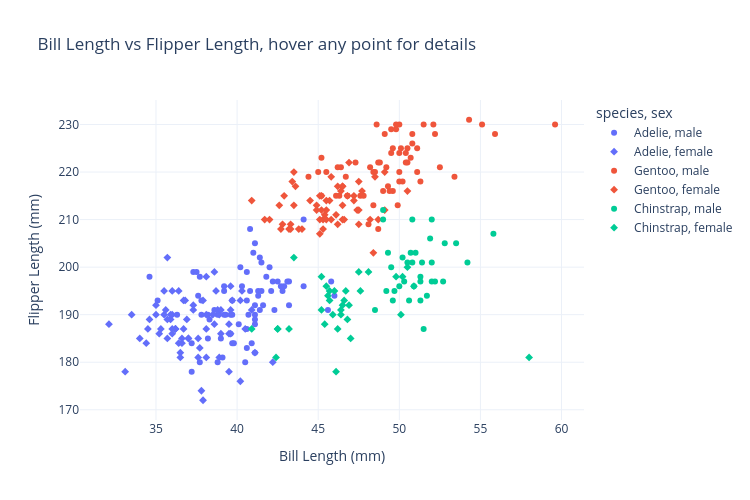

The notebook cell this image was saved under:
### Markdown cell above
<a id="d1-scatter"></a>

### D1 · Scatter with Hover Tooltips

The simplest Plotly chart. Every point is immediately hoverable, zoomable, and filterable via the legend.

[↑ Appendix](#appendix)

### Code cell
fig = px.scatter(
    df,
    x="bill_length_mm",
    y="flipper_length_mm",
    color="species",
    symbol="sex",
    hover_data=["island", "body_mass_g"],
    title="Bill Length vs Flipper Length, hover any point for details",
    labels={
        "bill_length_mm": "Bill Length (mm)",
        "flipper_length_mm": "Flipper Length (mm)",
    },
    template="plotly_white",
    width=750,
    height=500,
)
fig.show()
# Edit: hover_data= list → add any column names to show on hover
# Edit: template= → try 'plotly_dark', 'ggplot2', 'simple_white'
# Edit: remove symbol='sex' to use circles for all points

### Figure 1 — Plotly figure (JSON) as saved in the notebook; plotly's stock layout.template omitted (floating-point values rounded to 4 significant figures; data arrays with more than 128 entries replaced by an {"elided": "..."} marker saying what was removed)
{"data": [{"customdata": {"elided": "73x2 mixed values"}, "hovertemplate": "species=Adelie<br>sex=male<br>Bill Length (mm)=%{x}<br>Flipper Length (mm)=%{y}<br>island=%{customdata[0]}<br>body_mass_g=%{customdata[1]}<extra></extra>", "legendgroup": "Adelie, male", "marker": {"color": "#636efa", "symbol": "circle"}, "mode": "markers", "name": "Adelie, male", "orientation": "v", "showlegend": true, "type": "scatter", "x": [39.1, 39.3, 39.2, 38.6, 34.6, 42.5, 46.0, 37.7, 38.2, 38.8, 40.6, 40.5, 37.2, 40.9, 39.2, 38.8, 39.8, 40.8, 44.1, 39.6, 41.1, 42.3, 40.1, 42.0, 41.4, 40.6, 37.6, 41.3, 41.1, 41.6, 41.1, 41.8, 39.7, 45.8, 42.8, 37.2, 42.1, 42.9, 35.1, 41.3, 36.3, 38.3, 41.1, 39.6, 40.8, 40.3, 43.2, 41.0, 37.8, 39.7, 38.2, 43.2, 45.6, 42.2, 42.7, 37.3, 41.1, 37.7, 41.4, 40.6, 41.5, 44.1, 43.1, 37.5, 41.1, 40.2, 39.7, 40.6, 40.7, 39.0, 39.2, 37.8, 41.5], "xaxis": "x", "y": [181.0, 190.0, 195.0, 191.0, 198.0, 197.0, 194.0, 180.0, 185.0, 180.0, 183.0, 180.0, 178.0, 184.0, 196.0, 190.0, 184.0, 195.0, 196.0, 190.0, 182.0, 191.0, 188.0, 200.0, 191.0, 193.0, 194.0, 195.0, 192.0, 192.0, 188.0, 198.0, 190.0, 197.0, 195.0, 184.0, 195.0, 196.0, 193.0, 194.0, 190.0, 189.0, 205.0, 186.0, 208.0, 196.0, 192.0, 203.0, 190.0, 184.0, 190.0, 197.0, 191.0, 197.0, 196.0, 199.0, 189.0, 198.0, 202.0, 199.0, 195.0, 210.0, 197.0, 199.0, 190.0, 200.0, 193.0, 187.0, 190.0, 185.0, 190.0, 193.0, 201.0], "yaxis": "y"}, {"customdata": {"elided": "73x2 mixed values"}, "hovertemplate": "species=Adelie<br>sex=female<br>Bill Length (mm)=%{x}<br>Flipper Length (mm)=%{y}<br>island=%{customdata[0]}<br>body_mass_g=%{customdata[1]}<extra></extra>", "legendgroup": "Adelie, female", "marker": {"color": "#636efa", "symbol": "diamond"}, "mode": "markers", "name": "Adelie, female", "orientation": "v", "showlegend": true, "type": "scatter", "x": [39.5, 40.3, 36.7, 38.9, 41.1, 36.6, 38.7, 34.4, 37.8, 35.9, 35.3, 40.5, 37.9, 39.5, 39.5, 36.4, 42.2, 37.6, 36.5, 36.0, 37.0, 36.0, 39.6, 35.0, 34.5, 39.0, 36.5, 35.7, 37.6, 36.4, 35.5, 35.9, 33.5, 39.6, 35.5, 40.9, 36.2, 34.6, 36.7, 37.3, 36.9, 38.9, 35.7, 34.0, 36.2, 38.1, 33.1, 35.0, 37.7, 37.9, 38.6, 38.1, 38.1, 39.7, 39.6, 38.6, 35.7, 36.2, 40.2, 35.2, 38.8, 39.0, 38.5, 36.8, 38.1, 35.6, 37.0, 40.2, 32.1, 37.3, 36.6, 36.0, 36.0], "xaxis": "x", "y": [186.0, 195.0, 193.0, 181.0, 182.0, 185.0, 195.0, 184.0, 174.0, 189.0, 187.0, 187.0, 172.0, 178.0, 188.0, 195.0, 180.0, 181.0, 182.0, 186.0, 185.0, 190.0, 186.0, 190.0, 187.0, 186.0, 181.0, 185.0, 185.0, 184.0, 195.0, 190.0, 190.0, 196.0, 190.0, 191.0, 187.0, 189.0, 187.0, 191.0, 189.0, 190.0, 202.0, 185.0, 187.0, 190.0, 178.0, 192.0, 183.0, 193.0, 199.0, 181.0, 198.0, 193.0, 191.0, 188.0, 189.0, 187.0, 176.0, 186.0, 191.0, 191.0, 190.0, 193.0, 187.0, 191.0, 185.0, 193.0, 188.0, 192.0, 184.0, 195.0, 187.0], "yaxis": "y"}, {"customdata": [["Biscoe", 5700], ["Biscoe", 5700], ["Biscoe", 5400], ["Biscoe", 5200], ["Biscoe", 5150], ["Biscoe", 5550], ["Biscoe", 5850], ["Biscoe", 5850], ["Biscoe", 6300], ["Biscoe", 5350], ["Biscoe", 5700], ["Biscoe", 5050], ["Biscoe", 5100], ["Biscoe", 5650], ["Biscoe", 5550], ["Biscoe", 5250], ["Biscoe", 6050], ["Biscoe", 5400], ["Biscoe", 5250], ["Biscoe", 5350], ["Biscoe", 5700], ["Biscoe", 4750], ["Biscoe", 5550], ["Biscoe", 5400], ["Biscoe", 5300], ["Biscoe", 5300], ["Biscoe", 5000], ["Biscoe", 5050], ["Biscoe", 5000], ["Biscoe", 5550], ["Biscoe", 5300], ["Biscoe", 5650], ["Biscoe", 5700], ["Biscoe", 5800], ["Biscoe", 5550], ["Biscoe", 5000], ["Biscoe", 5100], ["Biscoe", 5800], ["Biscoe", 6000], ["Biscoe", 5950], ["Biscoe", 5450], ["Biscoe", 5350], ["Biscoe", 5600], ["Biscoe", 5300], ["Biscoe", 5550], ["Biscoe", 5400], ["Biscoe", 5650], ["Biscoe", 5200], ["Biscoe", 4925], ["Biscoe", 5250], ["Biscoe", 5600], ["Biscoe", 5500], ["Biscoe", 5500], ["Biscoe", 5500], ["Biscoe", 5500], ["Biscoe", 5950], ["Biscoe", 5500], ["Biscoe", 5850], ["Biscoe", 6000], ["Biscoe", 5750], ["Biscoe", 5400]], "hovertemplate": "species=Gentoo<br>sex=male<br>Bill Length (mm)=%{x}<br>Flipper Length (mm)=%{y}<br>island=%{customdata[0]}<br>body_mass_g=%{customdata[1]}<extra></extra>", "legendgroup": "Gentoo, male", "marker": {"color": "#EF553B", "symbol": "circle"}, "mode": "markers", "name": "Gentoo, male", "orientation": "v", "showlegend": true, "type": "scatter", "x": [50.0, 50.0, 47.6, 46.7, 46.8, 49.0, 48.4, 49.3, 49.2, 48.7, 50.2, 46.3, 46.1, 47.8, 50.0, 47.3, 59.6, 48.4, 44.4, 48.7, 49.6, 49.6, 50.5, 50.5, 45.2, 48.5, 50.1, 45.0, 45.5, 50.4, 46.2, 54.3, 49.8, 49.5, 50.7, 46.4, 48.2, 48.6, 51.1, 45.2, 52.5, 50.0, 50.8, 51.3, 52.1, 52.2, 49.5, 50.8, 49.4, 51.1, 55.9, 49.1, 46.8, 53.4, 48.1, 49.8, 51.5, 55.1, 48.8, 50.4, 49.9], "xaxis": "x", "y": [230.0, 218.0, 215.0, 219.0, 215.0, 216.0, 213.0, 217.0, 221.0, 222.0, 218.0, 215.0, 215.0, 215.0, 220.0, 222.0, 230.0, 220.0, 219.0, 208.0, 225.0, 216.0, 222.0, 225.0, 215.0, 220.0, 225.0, 220.0, 220.0, 224.0, 221.0, 231.0, 230.0, 229.0, 223.0, 221.0, 221.0, 230.0, 220.0, 223.0, 221.0, 224.0, 228.0, 218.0, 230.0, 228.0, 224.0, 226.0, 216.0, 225.0, 228.0, 228.0, 215.0, 219.0, 209.0, 229.0, 230.0, 230.0, 222.0, 222.0, 213.0], "yaxis": "y"}, {"customdata": [["Biscoe", 4500], ["Biscoe", 4450], ["Biscoe", 4550], ["Biscoe", 4800], ["Biscoe", 4400], ["Biscoe", 4650], ["Biscoe", 4650], ["Biscoe", 4200], ["Biscoe", 4150], ["Biscoe", 4800], ["Biscoe", 5000], ["Biscoe", 4400], ["Biscoe", 5000], ["Biscoe", 4600], ["Biscoe", 4700], ["Biscoe", 5050], ["Biscoe", 5150], ["Biscoe", 4950], ["Biscoe", 4350], ["Biscoe", 3950], ["Biscoe", 4300], ["Biscoe", 4900], ["Biscoe", 4200], ["Biscoe", 5100], ["Biscoe", 4850], ["Biscoe", 4400], ["Biscoe", 4900], ["Biscoe", 4300], ["Biscoe", 4450], ["Biscoe", 4200], ["Biscoe", 4400], ["Biscoe", 4700], ["Biscoe", 4700], ["Biscoe", 4750], ["Biscoe", 5200], ["Biscoe", 4700], ["Biscoe", 4600], ["Biscoe", 4750], ["Biscoe", 4625], ["Biscoe", 4725], ["Biscoe", 4750], ["Biscoe", 4600], ["Biscoe", 4875], ["Biscoe", 4950], ["Biscoe", 4750], ["Biscoe", 4850], ["Biscoe", 4875], ["Biscoe", 4625], ["Biscoe", 4850], ["Biscoe", 4975], ["Biscoe", 4700], ["Biscoe", 4575], ["Biscoe", 5000], ["Biscoe", 4650], ["Biscoe", 4375], ["Biscoe", 4925], ["Biscoe", 4850], ["Biscoe", 5200]], "hovertemplate": "species=Gentoo<br>sex=female<br>Bill Length (mm)=%{x}<br>Flipper Length (mm)=%{y}<br>island=%{customdata[0]}<br>body_mass_g=%{customdata[1]}<extra></extra>", "legendgroup": "Gentoo, female", "marker": {"color": "#EF553B", "symbol": "diamond"}, "mode": "markers", "name": "Gentoo, female", "orientation": "v", "showlegend": true, "type": "scatter", "x": [46.1, 48.7, 46.5, 45.4, 43.3, 40.9, 45.5, 45.8, 42.0, 46.2, 45.1, 46.5, 42.9, 48.2, 42.8, 45.1, 49.1, 42.6, 44.0, 42.7, 45.3, 43.6, 45.5, 44.9, 46.6, 45.1, 46.5, 43.8, 43.2, 45.3, 45.7, 45.8, 43.5, 47.7, 46.5, 46.4, 47.5, 45.2, 49.1, 47.4, 44.9, 43.4, 47.5, 47.5, 45.5, 44.5, 46.9, 48.4, 48.5, 47.2, 41.7, 43.3, 50.5, 43.5, 46.2, 47.2, 46.8, 45.2], "xaxis": "x", "y": [211.0, 210.0, 210.0, 211.0, 209.0, 214.0, 214.0, 210.0, 210.0, 209.0, 215.0, 213.0, 215.0, 210.0, 209.0, 207.0, 220.0, 213.0, 208.0, 208.0, 210.0, 217.0, 210.0, 213.0, 210.0, 210.0, 217.0, 208.0, 208.0, 208.0, 214.0, 219.0, 220.0, 216.0, 217.0, 216.0, 209.0, 215.0, 212.0, 212.0, 212.0, 218.0, 212.0, 218.0, 212.0, 214.0, 222.0, 203.0, 219.0, 215.0, 210.0, 208.0, 216.0, 213.0, 217.0, 214.0, 215.0, 212.0], "yaxis": "y"}, {"customdata": [["Dream", 3900], ["Dream", 3650], ["Dream", 3725], ["Dream", 3750], ["Dream", 3700], ["Dream", 3775], ["Dream", 4050], ["Dream", 4050], ["Dream", 3300], ["Dream", 4400], ["Dream", 3400], ["Dream", 3800], ["Dream", 4150], ["Dream", 3800], ["Dream", 4550], ["Dream", 4300], ["Dream", 4100], ["Dream", 3600], ["Dream", 4800], ["Dream", 4500], ["Dream", 3950], ["Dream", 3550], ["Dream", 4450], ["Dream", 4300], ["Dream", 3250], ["Dream", 3950], ["Dream", 4050], ["Dream", 3450], ["Dream", 4050], ["Dream", 3800], ["Dream", 3950], ["Dream", 4000], ["Dream", 3775], ["Dream", 4100]], "hovertemplate": "species=Chinstrap<br>sex=male<br>Bill Length (mm)=%{x}<br>Flipper Length (mm)=%{y}<br>island=%{customdata[0]}<br>body_mass_g=%{customdata[1]}<extra></extra>", "legendgroup": "Chinstrap, male", "marker": {"color": "#00cc96", "symbol": "circle"}, "mode": "markers", "name": "Chinstrap, male", "orientation": "v", "showlegend": true, "type": "scatter", "x": [50.0, 51.3, 52.7, 51.3, 51.3, 51.7, 52.0, 50.5, 50.3, 49.2, 48.5, 50.6, 52.0, 49.5, 52.8, 54.2, 51.0, 49.7, 52.0, 53.5, 49.0, 50.9, 50.8, 49.0, 51.5, 51.4, 50.7, 52.2, 49.3, 50.2, 51.9, 55.8, 49.6, 50.8], "xaxis": "x", "y": [196.0, 193.0, 197.0, 197.0, 198.0, 194.0, 201.0, 201.0, 197.0, 195.0, 191.0, 193.0, 197.0, 200.0, 205.0, 201.0, 203.0, 195.0, 210.0, 205.0, 210.0, 196.0, 201.0, 212.0, 187.0, 201.0, 203.0, 197.0, 203.0, 202.0, 206.0, 207.0, 193.0, 210.0], "yaxis": "y"}, {"customdata": [["Dream", 3500], ["Dream", 3525], ["Dream", 3950], ["Dream", 3250], ["Dream", 4150], ["Dream", 3800], ["Dream", 3700], ["Dream", 3575], ["Dream", 3700], ["Dream", 3450], ["Dream", 3600], ["Dream", 2900], ["Dream", 3300], ["Dream", 3400], ["Dream", 3700], ["Dream", 3200], ["Dream", 3350], ["Dream", 3900], ["Dream", 3850], ["Dream", 2700], ["Dream", 3650], ["Dream", 3500], ["Dream", 3675], ["Dream", 3400], ["Dream", 3675], ["Dream", 3325], ["Dream", 3600], ["Dream", 3350], ["Dream", 3250], ["Dream", 3525], ["Dream", 3650], ["Dream", 3650], ["Dream", 3400], ["Dream", 3775]], "hovertemplate": "species=Chinstrap<br>sex=female<br>Bill Length (mm)=%{x}<br>Flipper Length (mm)=%{y}<br>island=%{customdata[0]}<br>body_mass_g=%{customdata[1]}<extra></extra>", "legendgroup": "Chinstrap, female", "marker": {"color": "#00cc96", "symbol": "diamond"}, "mode": "markers", "name": "Chinstrap, female", "orientation": "v", "showlegend": true, "type": "scatter", "x": [46.5, 45.4, 45.2, 46.1, 46.0, 46.6, 47.0, 45.9, 58.0, 46.4, 42.4, 43.2, 46.7, 50.5, 46.4, 40.9, 42.5, 47.5, 47.6, 46.9, 46.2, 45.5, 50.9, 50.1, 49.8, 48.1, 45.7, 42.5, 45.2, 45.6, 46.8, 45.7, 43.5, 50.2], "xaxis": "x", "y": [192.0, 188.0, 198.0, 178.0, 195.0, 193.0, 185.0, 190.0, 181.0, 190.0, 181.0, 187.0, 195.0, 200.0, 191.0, 187.0, 187.0, 199.0, 195.0, 192.0, 187.0, 196.0, 196.0, 190.0, 198.0, 199.0, 193.0, 187.0, 191.0, 194.0, 189.0, 195.0, 202.0, 198.0], "yaxis": "y"}], "layout": {"height": 500, "legend": {"title": {"text": "species, sex"}, "tracegroupgap": 0}, "title": {"text": "Bill Length vs Flipper Length, hover any point for details"}, "width": 750, "xaxis": {"anchor": "y", "domain": [0, 1], "title": {"text": "Bill Length (mm)"}}, "yaxis": {"anchor": "x", "domain": [0, 1], "title": {"text": "Flipper Length (mm)"}}}}
